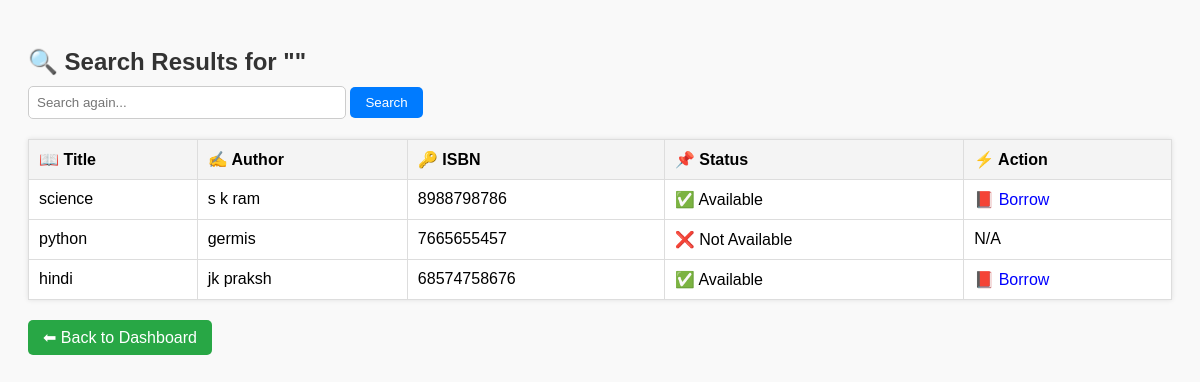
The page /search_books on the database as committed earlier.
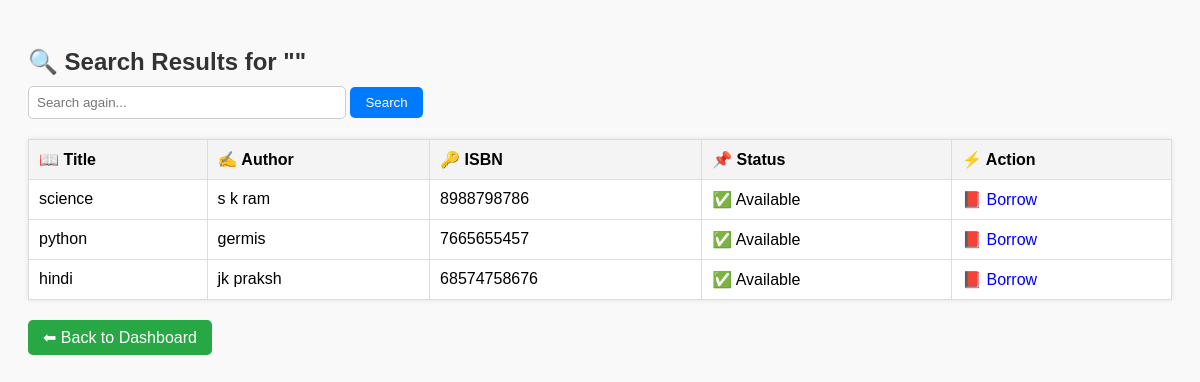
The same page on the database as committed later.
### tables this page shows
CREATE TABLE books (
                            id INTEGER PRIMARY KEY AUTOINCREMENT,
                            title TEXT NOT NULL,
                            author TEXT NOT NULL,
                            isbn TEXT UNIQUE NOT NULL,
                            available INTEGER DEFAULT 1
                        );

### app.py (the view)
@app.route("/search_books", methods=["GET"])
def search_books():
    query = request.args.get("q", "").strip()
    conn = get_db()
    cur = conn.cursor()
    cur.execute("SELECT * FROM books WHERE title LIKE ? OR author LIKE ?",
                (f"%{query}%", f"%{query}%"))
    results = cur.fetchall()
    conn.close()
    return render_template("search_results.html", results=results, query=query)

### app.py (called while the page is built)
def get_db():
    conn = sqlite3.connect(DB_NAME)
    conn.row_factory = sqlite3.Row
    return conn

### templates/search_results.html (shortened to what this page needs)
<!DOCTYPE html>
<html lang="en">
<head>
</head>
<body>
    <h2>🔍 Search Results for "{{ query }}"</h2>
    <form method="get" action="{{ url_for('search_books') }}">
        <input type="text" name="q" value="{{ query }}" placeholder="Search again...">
        <button type="submit">Search</button>
    </form>
    {% if results %}
        <table>
            <tr>
                <th>📖 Title</th>
                <th>✍ Author</th>
                <th>🔑 ISBN</th>
                <th>📌 Status</th>
                <th>⚡ Action</th>
            </tr>
            {% for book in results %}
            <tr>
                <td>{{ book['title'] }}</td>
                <td>{{ book['author'] }}</td>
                <td>{{ book['isbn'] }}</td>
                <td>
                    {% if book['available'] == 1 %}
                        ✅ Available
                    {% else %}
                        ❌ Not Available
                    {% endif %}
                </td>
                <td>
                    {% if book['available'] == 1 %}
                        <a href="{{ url_for('borrow_book', book_id=book['id']) }}">📕 Borrow</a>
                    {% else %}
                        N/A
                    {% endif %}
                </td>
            </tr>
            {% endfor %}
        </table>
    {% else %}
        <p>⚠️ No books found matching "{{ query }}".</p>
    {% endif %}
    <a href="{{ url_for('student_dashboard', name=session.get('student_name')) }}" class="back">⬅ Back to Dashboard</a>
</body>
</html>

Rows that differ between the two databases and show on the page:
changed books "python": available "❌ Not Available N/A" → "✅ Available 📕 Borrow"
